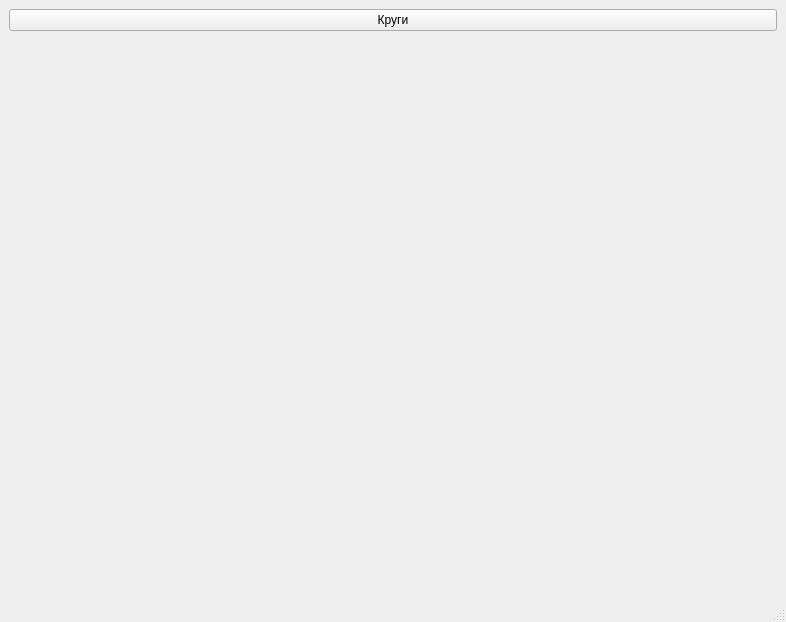
<?xml version="1.0" encoding="UTF-8"?>
<ui version="4.0">
 <class>MainWindow</class>
 <widget class="QMainWindow" name="MainWindow">
  <property name="geometry">
   <rect>
    <x>0</x>
    <y>0</y>
    <width>786</width>
    <height>622</height>
   </rect>
  </property>
  <property name="windowTitle">
   <string>MainWindow</string>
  </property>
  <widget class="QWidget" name="centralwidget">
   <layout class="QVBoxLayout" name="verticalLayout">
    <item>
     <widget class="QPushButton" name="pushButton">
      <property name="text">
       <string>Круги</string>
      </property>
     </widget>
    </item>
    <item>
     <widget class="QLabel" name="label">
      <property name="text">
       <string/>
      </property>
     </widget>
    </item>
   </layout>
  </widget>
  <widget class="QMenuBar" name="menubar">
   <property name="geometry">
    <rect>
     <x>0</x>
     <y>0</y>
     <width>786</width>
     <height>26</height>
    </rect>
   </property>
  </widget>
  <widget class="QStatusBar" name="statusbar"/>
 </widget>
 <resources/>
 <connections/>
</ui>
